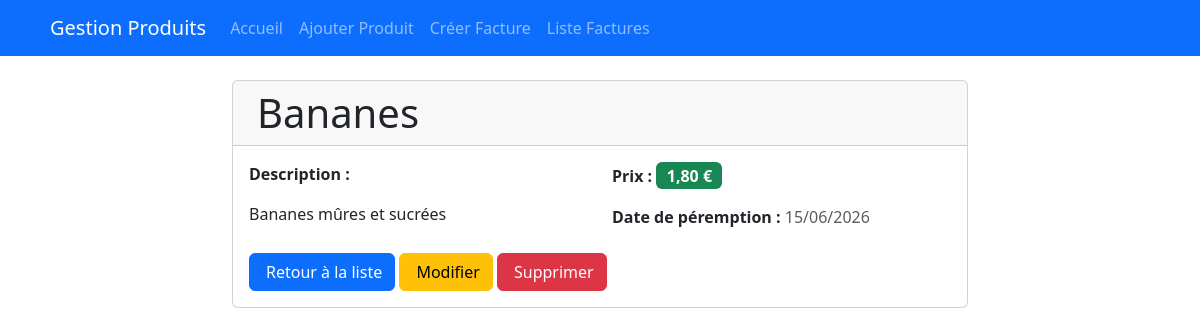
/produit/7/, run on the app's committed database.
### app_exo/models.py (models this page shows, shortened)
class Produit(models.Model):
    id = models.BigAutoField(auto_created=True, primary_key=True, serialize=False, verbose_name='ID')
    nom = models.CharField(max_length=200)
    description = models.TextField()
    prix = models.DecimalField(max_digits=10, decimal_places=2)
    date_peremption = models.DateField()

### app_exo/views.py (the view)
# urls.py: path('produit/<int:produit_id>/', views.detail, name='detail_produit'),
def detail(request, produit_id):
    produit = Produit.objects.get(id=produit_id)
    return render(request, 'detail.html', {'produit': produit})

### app_exo/templates/detail.html (shortened to what this page needs)
{% extends 'base.html' %}
{% block content %}
<div class="row">
    <div class="col-md-8 offset-md-2">
        <div class="card">
            <div class="card-header">
                <h1 class="card-title mb-0">
                    {{ produit.nom }}
                </h1>
            </div>
            <div class="card-body">
                <div class="row">
                    <div class="col-md-6">
                        <p class="card-text"><strong>Description :</strong></p>
                        <p class="card-text">{{ produit.description }}</p>
                    </div>
                    <div class="col-md-6">
                        <p class="card-text"><strong>Prix :</strong> <span class="badge bg-success fs-6">{{ produit.prix }} €</span></p>
                        <p class="card-text"><strong>Date de péremption :</strong> <span class="text-muted">{{ produit.date_peremption|date:"d/m/Y" }}</span></p>
                    </div>
                </div>
                <div class="mt-4">
                    <a href="{% url 'accueil' %}" class="btn btn-primary">
                        Retour à la liste
                    </a>
                    <a href="{% url 'modifier_produit' produit.id %}" class="btn btn-warning">
                        Modifier
                    </a>
                    <a href="{% url 'supprimer_produit' produit.id %}" class="btn btn-danger" onclick="return confirm('Êtes-vous sûr de vouloir supprimer ce produit ?')">
                        Supprimer
                    </a>
                </div>
            </div>
        </div>
    </div>
</div>
{% endblock %}

### data on the page
Produit: nom "Bananes", description "Bananes mûres et sucrées", prix "1,80", date_peremption "15/06/2026"
